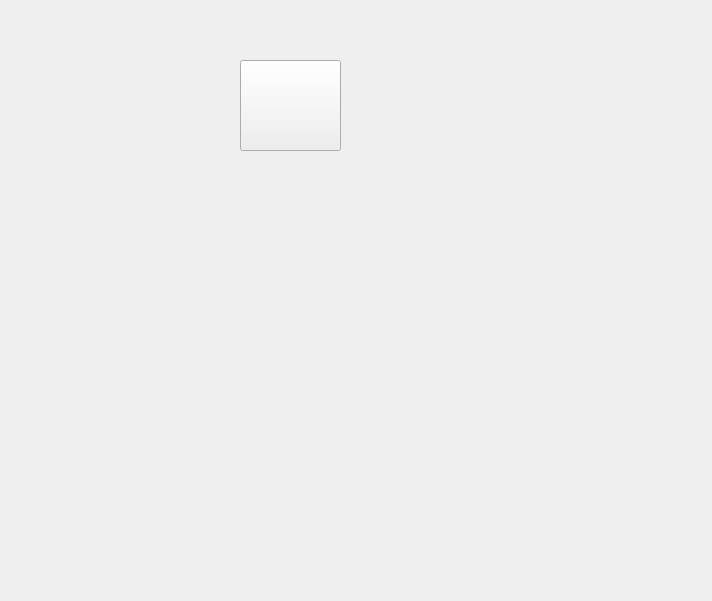
<?xml version="1.0" encoding="UTF-8"?>
<ui version="4.0">
 <class>Login</class>
 <widget class="QWidget" name="Login">
  <property name="geometry">
   <rect>
    <x>0</x>
    <y>0</y>
    <width>712</width>
    <height>601</height>
   </rect>
  </property>
  <property name="windowTitle">
   <string>Form</string>
  </property>
  <widget class="QPushButton" name="pushButton">
   <property name="geometry">
    <rect>
     <x>240</x>
     <y>60</y>
     <width>101</width>
     <height>91</height>
    </rect>
   </property>
   <property name="text">
    <string/>
   </property>
  </widget>
 </widget>
 <resources/>
 <connections/>
</ui>
